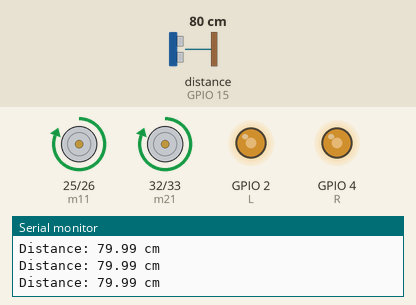
Bench run of a sketch on a simulated ESP32. Shown: motor-driver pin pairs drawn as motors (green arrow = first pin HIGH = forward, orange = second pin HIGH = backward, longer = more drive), output pins drawn as LEDs (lit = HIGH), the last lines printed to the serial monitor. Wiring (inferred from the names in the program): ultrasonic range finder: trigger GPIO 16; echo GPIO 15. The test bench sets the inputs (shaded band); at power-on: distance to the obstacle (sensor on GPIO 15) 80 cm. The echo pulse lasts 58.3 µs per cm; pins used as bus, display or sensor lines are not drawn.

Above: at 1.2 s.
1.3 s: distance to the obstacle (sensor on GPIO 15) set to 12 cm
2.8 s: distance to the obstacle (sensor on GPIO 15) set to 9 cm
At 3.6 s:
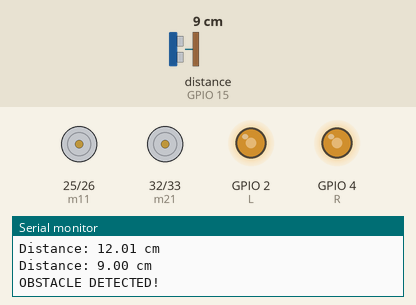
At 4.6 s:
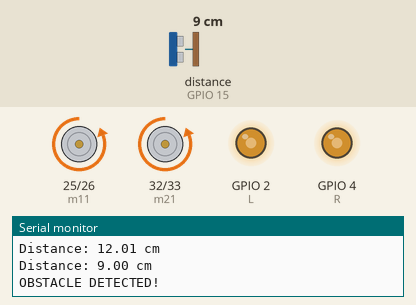
7.8 s: distance to the obstacle (sensor on GPIO 15) set to 2 cm
At 10.3 s:
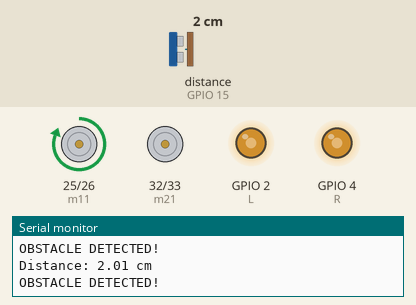
Timing chart, 0 to 11.8 s (numbered marks = the images above; inputs shaded):
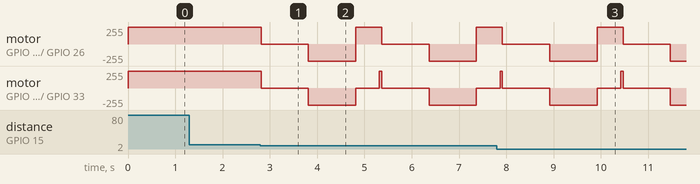

The sketch:

Obstacle_detector.ino
```cpp
// =====================================================
//                    MOTOR PINS
// =====================================================

#define m11 25
#define m12 26
#define m21 32
#define m22 33


// =====================================================
//                 MOTOR SPEED PINS
// =====================================================

#define L 2
#define R 4


// =====================================================
//                ULTRASONIC PINS
// =====================================================

#define TRIG_PIN 16
#define ECHO_PIN 15


// =====================================================
//                     SETUP
// =====================================================

void setup()
{
  Serial.begin(115200);

  // Motor direction pins
  pinMode(m11, OUTPUT);
  pinMode(m12, OUTPUT);
  pinMode(m21, OUTPUT);
  pinMode(m22, OUTPUT);

  // Motor speed pins
  pinMode(L, OUTPUT);
  pinMode(R, OUTPUT);

  // Ultrasonic pins
  pinMode(TRIG_PIN, OUTPUT);
  pinMode(ECHO_PIN, INPUT);

  // Motor speed
  analogWrite(L, 150);
  analogWrite(R, 150);

  // Make sure ultrasonic trigger starts LOW
  digitalWrite(TRIG_PIN, LOW);

  // Start stopped
  stopBot();
}


// =====================================================
//                    FORWARD
// =====================================================

void forward()
{
  digitalWrite(m11, HIGH);
  digitalWrite(m12, LOW);

  digitalWrite(m21, HIGH);
  digitalWrite(m22, LOW);
}


// =====================================================
//                    BACKWARD
// =====================================================

void backward()
{
  digitalWrite(m11, LOW);
  digitalWrite(m12, HIGH);

  digitalWrite(m21, LOW);
  digitalWrite(m22, HIGH);
}


// =====================================================
//                     RIGHT
// =====================================================

void right()
{
  digitalWrite(m11, HIGH);
  digitalWrite(m12, LOW);

  digitalWrite(m21, LOW);
  digitalWrite(m22, LOW);
}


// =====================================================
//                      STOP
// =====================================================

void stopBot()
{
  digitalWrite(m11, LOW);
  digitalWrite(m12, LOW);

  digitalWrite(m21, LOW);
  digitalWrite(m22, LOW);
}


// =====================================================
//              GET ULTRASONIC DISTANCE
// =====================================================

float getDistance()
{
  // Send trigger pulse
  digitalWrite(TRIG_PIN, LOW);
  delayMicroseconds(2);

  digitalWrite(TRIG_PIN, HIGH);
  delayMicroseconds(10);

  digitalWrite(TRIG_PIN, LOW);

  // Read echo
  long duration = pulseIn(ECHO_PIN, HIGH, 30000);

  // No echo received
  if (duration == 0)
  {
    return 999;
  }

  // Calculate distance in cm
  float distance = duration * 0.0343 / 2;

  return distance;
}


// =====================================================
//                       LOOP
// =====================================================

void loop()
{
  float distance = getDistance();

  // Print distance
  Serial.print("Distance: ");
  Serial.print(distance);
  Serial.println(" cm");


  // =================================================
  //       NO OBSTACLE / OBJECT MORE THAN 10 CM
  // =================================================

  if (distance > 10)
  {
    forward();
  }


  // =================================================
  //       OBJECT DETECTED LESS THAN 10 CM
  // =================================================

  else
  {
    Serial.println("OBSTACLE DETECTED!");

    // -----------------------------------------------
    // STOP FOR 1 SECOND
    // -----------------------------------------------

    stopBot();
    delay(1000);


    // -----------------------------------------------
    // MOVE BACKWARD FOR 1 SECOND
    // -----------------------------------------------

    backward();
    delay(1000);


    // -----------------------------------------------
    // TURN RIGHT FOR 0.5 SECOND
    // -----------------------------------------------

    right();
    delay(500);


    // -----------------------------------------------
    // MOVE FORWARD
    // -----------------------------------------------

    forward();
  }


  delay(50);
}
```

Measured:
- the behaviour switches between 11 and 10 cm on distance to the obstacle (sensor on GPIO 15) (found by bisection; images 0 and 1)
